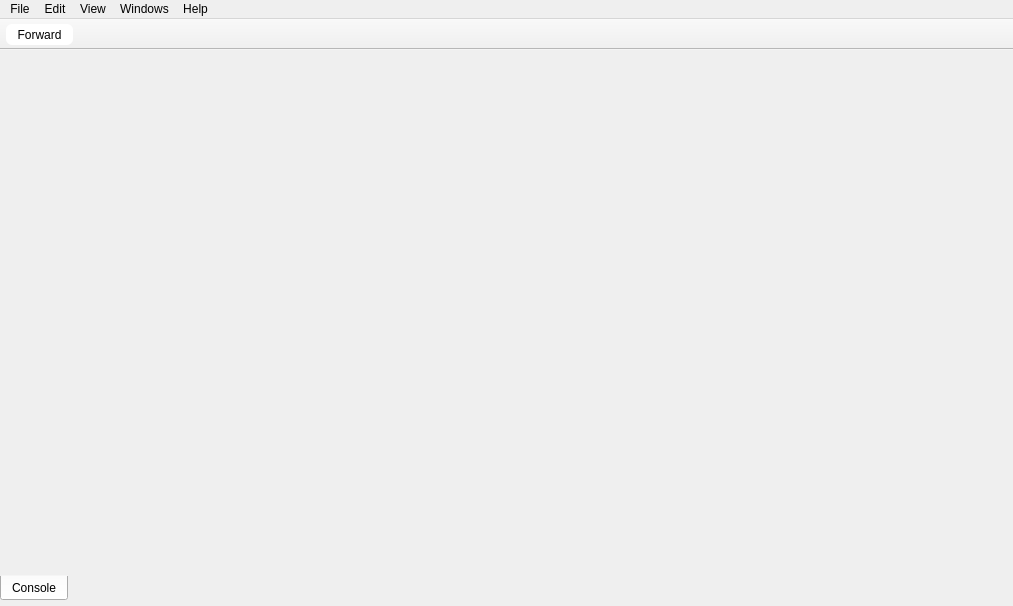
<?xml version="1.0" encoding="UTF-8"?>
<ui version="4.0">
 <class>MainWindow</class>
 <widget class="QMainWindow" name="MainWindow">
  <property name="geometry">
   <rect>
    <x>0</x>
    <y>0</y>
    <width>1013</width>
    <height>606</height>
   </rect>
  </property>
  <property name="sizePolicy">
   <sizepolicy hsizetype="Expanding" vsizetype="Expanding">
    <horstretch>0</horstretch>
    <verstretch>0</verstretch>
   </sizepolicy>
  </property>
  <property name="windowTitle">
   <string notr="true">Cutter</string>
  </property>
  <property name="styleSheet">
   <string notr="true">QHeaderView::section {
     padding: 3px;
     padding-left: 10px;
/*     border: 2px solid white;*/
}

QMainWindow &gt; QTabBar
{
    qproperty-drawBase: 0;
}

QMainWindow &gt; QTabBar::tab {
    border-bottom-color: #2180a9;
    border-top-left-radius: 0px;
    border-top-right-radius: 0px;
    min-width: 8ex;
    padding: 5px;
	margin-bottom: 3px;
	margin-top: 3px;
}

QMainWindow &gt; QTabBar::tab:selected {
    background: #2180a9;
    color: #FFFFFF;
}

QMainWindow &gt; QTabBar::tab:hover {
    background: #2180a9;      /* #3C879E; */
    color: #FFFFFF;
}

QDockWidget::title {
    text-align: center;
}

QToolTip {
	background-color: #444;
	border: 3px solid #444;
	color: rgb(232, 232, 232);
	font: 11pt &quot;Monaco&quot;;
}
/*
QDockWidget::title {
	background: rgb(64, 66, 68);
}

QDockWidget {
	color: rgb(232, 232, 232);
}
*/</string>
  </property>
  <property name="documentMode">
   <bool>false</bool>
  </property>
  <property name="dockNestingEnabled">
   <bool>true</bool>
  </property>
  <widget class="QWidget" name="centralWidget">
   <property name="sizePolicy">
    <sizepolicy hsizetype="Preferred" vsizetype="Maximum">
     <horstretch>0</horstretch>
     <verstretch>0</verstretch>
    </sizepolicy>
   </property>
   <layout class="QVBoxLayout" name="verticalLayout_10">
    <property name="leftMargin">
     <number>0</number>
    </property>
    <property name="topMargin">
     <number>0</number>
    </property>
    <property name="rightMargin">
     <number>0</number>
    </property>
    <property name="bottomMargin">
     <number>5</number>
    </property>
    <item>
     <widget class="QTabWidget" name="centralTabWidget">
      <property name="sizePolicy">
       <sizepolicy hsizetype="Expanding" vsizetype="Preferred">
        <horstretch>0</horstretch>
        <verstretch>0</verstretch>
       </sizepolicy>
      </property>
      <property name="styleSheet">
       <string notr="true">QTabWidget::pane { /* The tab widget frame */
border-top: 0px;
}</string>
      </property>
      <property name="tabPosition">
       <enum>QTabWidget::South</enum>
      </property>
      <property name="currentIndex">
       <number>0</number>
      </property>
      <property name="usesScrollButtons">
       <bool>false</bool>
      </property>
      <property name="documentMode">
       <bool>false</bool>
      </property>
      <property name="tabsClosable">
       <bool>false</bool>
      </property>
      <widget class="QWidget" name="tab">
       <property name="sizePolicy">
        <sizepolicy hsizetype="Preferred" vsizetype="Preferred">
         <horstretch>0</horstretch>
         <verstretch>0</verstretch>
        </sizepolicy>
       </property>
       <attribute name="title">
        <string notr="true">Console</string>
       </attribute>
       <layout class="QVBoxLayout" name="tabVerticalLayout">
        <property name="spacing">
         <number>0</number>
        </property>
        <property name="sizeConstraint">
         <enum>QLayout::SetNoConstraint</enum>
        </property>
        <property name="leftMargin">
         <number>0</number>
        </property>
        <property name="topMargin">
         <number>0</number>
        </property>
        <property name="rightMargin">
         <number>0</number>
        </property>
        <property name="bottomMargin">
         <number>0</number>
        </property>
       </layout>
      </widget>
     </widget>
    </item>
   </layout>
  </widget>
  <widget class="QMenuBar" name="menuBar">
   <property name="geometry">
    <rect>
     <x>0</x>
     <y>0</y>
     <width>1013</width>
     <height>20</height>
    </rect>
   </property>
   <property name="defaultUp">
    <bool>false</bool>
   </property>
   <property name="nativeMenuBar">
    <bool>true</bool>
   </property>
   <widget class="QMenu" name="menuFile">
    <property name="geometry">
     <rect>
      <x>346</x>
      <y>97</y>
      <width>148</width>
      <height>238</height>
     </rect>
    </property>
    <property name="title">
     <string>File</string>
    </property>
    <addaction name="actionNew"/>
    <addaction name="actionOpen"/>
    <addaction name="separator"/>
    <addaction name="actionAnalyze"/>
    <addaction name="actionImportPDB"/>
    <addaction name="separator"/>
    <addaction name="actionSave"/>
    <addaction name="actionSaveAs"/>
    <addaction name="separator"/>
    <addaction name="actionRun_Script"/>
    <addaction name="separator"/>
    <addaction name="actionQuit"/>
   </widget>
   <widget class="QMenu" name="menuView">
    <property name="title">
     <string>View</string>
    </property>
    <property name="tabsOnTop" stdset="0">
     <bool>false</bool>
    </property>
    <addaction name="actionRefresh_contents"/>
    <addaction name="separator"/>
    <addaction name="actionDefault"/>
    <addaction name="actionReset_settings"/>
    <addaction name="separator"/>
    <addaction name="actionLock"/>
    <addaction name="actionTabs_on_Top"/>
    <addaction name="separator"/>
    <addaction name="actionPreferences"/>
   </widget>
   <widget class="QMenu" name="menuHelp">
    <property name="title">
     <string>Help</string>
    </property>
    <addaction name="actionAbout"/>
   </widget>
   <widget class="QMenu" name="menuEdit">
    <property name="title">
     <string>Edit</string>
    </property>
    <addaction name="actionUndoSeek"/>
    <addaction name="actionRedoSeek"/>
   </widget>
   <widget class="QMenu" name="menuWindows">
    <property name="title">
     <string>Windows</string>
    </property>
    <addaction name="actionDashboard"/>
    <addaction name="separator"/>
    <addaction name="actionDisassembly"/>
    <addaction name="actionGraph"/>
    <addaction name="actionHexdump"/>
    <addaction name="actionPseudocode"/>
    <addaction name="actionSidebar"/>
    <addaction name="separator"/>
    <addaction name="actionEntrypoints"/>
    <addaction name="actionFunctions"/>
    <addaction name="actionClasses"/>
    <addaction name="actionImports"/>
    <addaction name="actionExports"/>
    <addaction name="actionSymbols"/>
    <addaction name="actionSDBBrowser"/>
    <addaction name="actionResources"/>
    <addaction name="separator"/>
    <addaction name="actionRelocs"/>
    <addaction name="actionStrings"/>
    <addaction name="actionFlags"/>
    <addaction name="actionSections"/>
    <addaction name="separator"/>
    <addaction name="actionComments"/>
    <addaction name="actionNotepad"/>
    <addaction name="actionConsole"/>
    <addaction name="actionJupyter"/>
   </widget>
   <addaction name="menuFile"/>
   <addaction name="menuEdit"/>
   <addaction name="menuView"/>
   <addaction name="menuWindows"/>
   <addaction name="menuHelp"/>
  </widget>
  <widget class="QToolBar" name="mainToolBar">
   <property name="sizePolicy">
    <sizepolicy hsizetype="Preferred" vsizetype="Fixed">
     <horstretch>0</horstretch>
     <verstretch>0</verstretch>
    </sizepolicy>
   </property>
   <property name="contextMenuPolicy">
    <enum>Qt::DefaultContextMenu</enum>
   </property>
   <property name="windowTitle">
    <string notr="true">Main toolbar</string>
   </property>
   <property name="styleSheet">
    <string notr="true">QToolButton { /* all types of tool button */
    margin-bottom: 1px;
    margin-top: 1px;
    margin-left: 2px;
    margin-right: 2px;
    padding: 2px;
    padding-left: 7px;
    padding-right: 7px;
	background-color: palette(light);
    border-radius: 6px;
}

QToolButton:pressed {
	background-color: palette(dark);
}</string>
   </property>
   <property name="movable">
    <bool>false</bool>
   </property>
   <property name="iconSize">
    <size>
     <width>18</width>
     <height>18</height>
    </size>
   </property>
   <property name="toolButtonStyle">
    <enum>Qt::ToolButtonIconOnly</enum>
   </property>
   <attribute name="toolBarArea">
    <enum>TopToolBarArea</enum>
   </attribute>
   <attribute name="toolBarBreak">
    <bool>false</bool>
   </attribute>
   <addaction name="actionForward"/>
  </widget>
  <action name="actionDefault">
   <property name="text">
    <string>Reset Layout</string>
   </property>
   <property name="toolTip">
    <string>Reset layout</string>
   </property>
  </action>
  <action name="actionAbout">
   <property name="text">
    <string>About</string>
   </property>
  </action>
  <action name="actionNew">
   <property name="text">
    <string>New</string>
   </property>
   <property name="shortcut">
    <string>Ctrl+N</string>
   </property>
  </action>
  <action name="actionClose">
   <property name="text">
    <string>Close</string>
   </property>
  </action>
  <action name="actionSave_workspace">
   <property name="text">
    <string>Save layout</string>
   </property>
   <property name="toolTip">
    <string>Save layout</string>
   </property>
  </action>
  <action name="actionDocumentation">
   <property name="text">
    <string>Documentation</string>
   </property>
  </action>
  <action name="actionOpen">
   <property name="text">
    <string>Open</string>
   </property>
   <property name="shortcut">
    <string>Ctrl+O</string>
   </property>
  </action>
  <action name="actionSave">
   <property name="text">
    <string>Save</string>
   </property>
   <property name="shortcut">
    <string>Ctrl+S</string>
   </property>
  </action>
  <action name="actionUndoSeek">
   <property name="text">
    <string>Undo Seek</string>
   </property>
  </action>
  <action name="actionRedoSeek">
   <property name="text">
    <string>Redo Seek</string>
   </property>
  </action>
  <action name="actionCut">
   <property name="text">
    <string>Cut</string>
   </property>
  </action>
  <action name="actionCopy">
   <property name="text">
    <string>Copy</string>
   </property>
  </action>
  <action name="actionPaste">
   <property name="text">
    <string>Paste</string>
   </property>
  </action>
  <action name="actionDelete">
   <property name="text">
    <string>Delete</string>
   </property>
  </action>
  <action name="actionSelect_all">
   <property name="text">
    <string>Select all</string>
   </property>
   <property name="toolTip">
    <string>Select all</string>
   </property>
  </action>
  <action name="actionFind">
   <property name="text">
    <string>Find</string>
   </property>
  </action>
  <action name="actionFind_next">
   <property name="text">
    <string>Find next</string>
   </property>
   <property name="toolTip">
    <string>Find next</string>
   </property>
  </action>
  <action name="actionFind_previous">
   <property name="text">
    <string>Find previous</string>
   </property>
   <property name="toolTip">
    <string>Find previous</string>
   </property>
  </action>
  <action name="actionBack">
   <property name="icon">
    <iconset resource="resources.qrc">
     <normaloff>:/img/icons/arrow_left.svg</normaloff>:/img/icons/arrow_left.svg</iconset>
   </property>
   <property name="text">
    <string>Back</string>
   </property>
   <property name="toolTip">
    <string>Go back</string>
   </property>
  </action>
  <action name="actionForward">
   <property name="icon">
    <iconset resource="resources.qrc">
     <normaloff>:/img/icons/arrow_right.svg</normaloff>:/img/icons/arrow_right.svg</iconset>
   </property>
   <property name="text">
    <string>Forward</string>
   </property>
  </action>
  <action name="actionLock">
   <property name="checkable">
    <bool>true</bool>
   </property>
   <property name="checked">
    <bool>true</bool>
   </property>
   <property name="text">
    <string>Unlock Panels</string>
   </property>
   <property name="toolTip">
    <string>Toggle panel locks</string>
   </property>
   <property name="iconVisibleInMenu">
    <bool>false</bool>
   </property>
  </action>
  <action name="actionLockUnlock">
   <property name="checkable">
    <bool>true</bool>
   </property>
   <property name="icon">
    <iconset resource="resources.qrc">
     <normaloff>:/unlock</normaloff>:/unlock</iconset>
   </property>
   <property name="text">
    <string>Lock/Unlock</string>
   </property>
   <property name="toolTip">
    <string>Lock/Unlock</string>
   </property>
  </action>
  <action name="actionStrings">
   <property name="checkable">
    <bool>true</bool>
   </property>
   <property name="text">
    <string>Strings</string>
   </property>
   <property name="toolTip">
    <string>Show/Hide Strings panel</string>
   </property>
  </action>
  <action name="actionSections">
   <property name="checkable">
    <bool>true</bool>
   </property>
   <property name="text">
    <string>Sections</string>
   </property>
   <property name="toolTip">
    <string>Show/Hide Sections panel</string>
   </property>
  </action>
  <action name="actionFunctions">
   <property name="checkable">
    <bool>true</bool>
   </property>
   <property name="text">
    <string>Functions</string>
   </property>
   <property name="toolTip">
    <string>Show/Hide Functions panel</string>
   </property>
  </action>
  <action name="actionImports">
   <property name="checkable">
    <bool>true</bool>
   </property>
   <property name="text">
    <string>Imports</string>
   </property>
   <property name="toolTip">
    <string>Show/Hide Imports panel</string>
   </property>
  </action>
  <action name="actionSymbols">
   <property name="checkable">
    <bool>true</bool>
   </property>
   <property name="text">
    <string>Symbols</string>
   </property>
   <property name="toolTip">
    <string>Show/Hide Symbols panel</string>
   </property>
  </action>
  <action name="actionRelocs">
   <property name="checkable">
    <bool>true</bool>
   </property>
   <property name="text">
    <string>Relocs</string>
   </property>
   <property name="toolTip">
    <string>Show/Hide Relocs panel</string>
   </property>
  </action>
  <action name="actionFlags">
   <property name="checkable">
    <bool>true</bool>
   </property>
   <property name="text">
    <string>Flags</string>
   </property>
   <property name="toolTip">
    <string>Show/Hide Flags panel</string>
   </property>
  </action>
  <action name="actionMem">
   <property name="checkable">
    <bool>false</bool>
   </property>
   <property name="text">
    <string>Memory</string>
   </property>
   <property name="toolTip">
    <string>Show/Hide Memory panel</string>
   </property>
  </action>
  <action name="actionTheme">
   <property name="checkable">
    <bool>false</bool>
   </property>
   <property name="icon">
    <iconset resource="resources.qrc">
     <normaloff>:/img/icons/themes.svg</normaloff>:/img/icons/themes.svg</iconset>
   </property>
   <property name="text">
    <string>Theme</string>
   </property>
   <property name="autoRepeat">
    <bool>false</bool>
   </property>
   <property name="menuRole">
    <enum>QAction::PreferencesRole</enum>
   </property>
  </action>
  <action name="actionTabs">
   <property name="icon">
    <iconset resource="resources.qrc">
     <normaloff>:/img/icons/tabs.svg</normaloff>:/img/icons/tabs.svg</iconset>
   </property>
   <property name="text">
    <string>Tabs up/down</string>
   </property>
   <property name="toolTip">
    <string>Tabs up/down</string>
   </property>
  </action>
  <action name="actionRefresh_Panels">
   <property name="icon">
    <iconset resource="resources.qrc">
     <normaloff>:/img/icons/spin.svg</normaloff>:/img/icons/spin.svg</iconset>
   </property>
   <property name="text">
    <string>Refresh</string>
   </property>
  </action>
  <action name="actionComments">
   <property name="checkable">
    <bool>true</bool>
   </property>
   <property name="text">
    <string>Comments</string>
   </property>
   <property name="toolTip">
    <string>Show/Hide comments</string>
   </property>
  </action>
  <action name="actionTabs_on_Top">
   <property name="checkable">
    <bool>true</bool>
   </property>
   <property name="text">
    <string>Show Tabs at the Top</string>
   </property>
   <property name="toolTip">
    <string>Toggle tab position</string>
   </property>
  </action>
  <action name="actionDark_Theme">
   <property name="text">
    <string>Dark Theme</string>
   </property>
  </action>
  <action name="actionLoad_workspace">
   <property name="text">
    <string>Load layout</string>
   </property>
   <property name="toolTip">
    <string>Load layout</string>
   </property>
  </action>
  <action name="actionWhite_Theme">
   <property name="text">
    <string>Default Theme</string>
   </property>
  </action>
  <action name="actionBindiff">
   <property name="text">
    <string>Bindiff</string>
   </property>
  </action>
  <action name="actionSearch">
   <property name="text">
    <string>Search</string>
   </property>
  </action>
  <action name="actionAnalysis">
   <property name="text">
    <string>Analysis</string>
   </property>
  </action>
  <action name="actionTest_menu">
   <property name="text">
    <string>Test menu</string>
   </property>
  </action>
  <action name="actionHexCopy_Hexpair">
   <property name="text">
    <string>Copy hexpair</string>
   </property>
   <property name="toolTip">
    <string>Copy hexpair</string>
   </property>
  </action>
  <action name="actionHexCopy_Text">
   <property name="text">
    <string>Copy text</string>
   </property>
   <property name="toolTip">
    <string>Copy text</string>
   </property>
  </action>
  <action name="actionHexCopy_ASCII">
   <property name="text">
    <string>Copy ASCII</string>
   </property>
  </action>
  <action name="actionHexInsert_String">
   <property name="text">
    <string>Insert string</string>
   </property>
   <property name="toolTip">
    <string>Insert string</string>
   </property>
  </action>
  <action name="actionHexInsert_Hex">
   <property name="text">
    <string>Insert hex</string>
   </property>
   <property name="toolTip">
    <string>Insert hex</string>
   </property>
  </action>
  <action name="actionHexEdit">
   <property name="text">
    <string>Edit</string>
   </property>
  </action>
  <action name="actionHexPaste">
   <property name="text">
    <string>Paste</string>
   </property>
  </action>
  <action name="actionDisas_ShowHideBytes">
   <property name="text">
    <string>Show/Hide bytes</string>
   </property>
  </action>
  <action name="actionDisasSwitch_case">
   <property name="text">
    <string>Switch case</string>
   </property>
  </action>
  <action name="actionDisasCopy_All">
   <property name="text">
    <string>Copy all</string>
   </property>
   <property name="toolTip">
    <string>Copy all</string>
   </property>
  </action>
  <action name="actionDisasCopy_Bytes">
   <property name="text">
    <string>Copy bytes</string>
   </property>
   <property name="toolTip">
    <string>Copy bytes</string>
   </property>
  </action>
  <action name="actionDisasCopy_Disasm">
   <property name="text">
    <string>Copy disasm</string>
   </property>
   <property name="toolTip">
    <string>Copy disasm</string>
   </property>
  </action>
  <action name="actionDisplayOptions">
   <property name="text">
    <string>Copy disasm</string>
   </property>
   <property name="toolTip">
    <string>Copy disasm</string>
   </property>
  </action>
  <action name="actionStart_Web_Server">
   <property name="checkable">
    <bool>true</bool>
   </property>
   <property name="icon">
    <iconset resource="resources.qrc">
     <normaloff>:/img/icons/cloud.svg</normaloff>:/img/icons/cloud.svg</iconset>
   </property>
   <property name="text">
    <string>Start web server</string>
   </property>
   <property name="toolTip">
    <string>Start web server</string>
   </property>
  </action>
  <action name="action1column">
   <property name="text">
    <string>1</string>
   </property>
  </action>
  <action name="action2columns">
   <property name="text">
    <string>2</string>
   </property>
  </action>
  <action name="action4columns">
   <property name="text">
    <string>4</string>
   </property>
  </action>
  <action name="action8columns">
   <property name="text">
    <string>8</string>
   </property>
  </action>
  <action name="action16columns">
   <property name="text">
    <string>16</string>
   </property>
  </action>
  <action name="action32columns">
   <property name="text">
    <string>32</string>
   </property>
  </action>
  <action name="action64columns">
   <property name="text">
    <string>64</string>
   </property>
  </action>
  <action name="actionSyntax_AT_T_Intel">
   <property name="text">
    <string>Syntax AT&amp;T/Intel</string>
   </property>
  </action>
  <action name="actionFunctionsRename">
   <property name="text">
    <string>Rename</string>
   </property>
  </action>
  <action name="actionFunctionsUndefine">
   <property name="text">
    <string>Undefine</string>
   </property>
  </action>
  <action name="actionDisasRename">
   <property name="text">
    <string>Rename</string>
   </property>
  </action>
  <action name="actionDisasmUndefine">
   <property name="text">
    <string>Undefine</string>
   </property>
  </action>
  <action name="actionDisasAdd_comment">
   <property name="text">
    <string>Add comment</string>
   </property>
  </action>
  <action name="actionhide_bottomPannel">
   <property name="checkable">
    <bool>true</bool>
   </property>
   <property name="icon">
    <iconset resource="resources.qrc">
     <normaloff>:/img/icons/down.svg</normaloff>:/img/icons/down.svg</iconset>
   </property>
   <property name="text">
    <string>Show/Hide bottom pannel</string>
   </property>
   <property name="toolTip">
    <string>Show/Hide bottom pannel</string>
   </property>
  </action>
  <action name="actionSend_to_Notepad">
   <property name="text">
    <string>Send to Notepad</string>
   </property>
  </action>
  <action name="actionNotepad">
   <property name="checkable">
    <bool>true</bool>
   </property>
   <property name="text">
    <string>Notepad</string>
   </property>
  </action>
  <action name="actionSDBBrowser">
   <property name="checkable">
    <bool>true</bool>
   </property>
   <property name="text">
    <string>SDB Browser</string>
   </property>
  </action>
  <action name="actionRun_Script">
   <property name="text">
    <string>Run Script</string>
   </property>
  </action>
  <action name="actionDashboard">
   <property name="checkable">
    <bool>true</bool>
   </property>
   <property name="text">
    <string>Dashboard</string>
   </property>
   <property name="toolTip">
    <string>Show/Hide Dashboard panel</string>
   </property>
  </action>
  <action name="actionReset_settings">
   <property name="text">
    <string>Reset Settings</string>
   </property>
   <property name="toolTip">
    <string>Reset settings</string>
   </property>
  </action>
  <action name="actionQuit">
   <property name="text">
    <string>Quit</string>
   </property>
   <property name="shortcut">
    <string>Ctrl+Q</string>
   </property>
  </action>
  <action name="actionExports">
   <property name="checkable">
    <bool>true</bool>
   </property>
   <property name="text">
    <string>Exports</string>
   </property>
   <property name="toolTip">
    <string>Show/Hide Exports panel</string>
   </property>
  </action>
  <action name="actionRefresh_contents">
   <property name="text">
    <string>Refresh Contents</string>
   </property>
   <property name="toolTip">
    <string>Refresh contents</string>
   </property>
  </action>
  <action name="actionDisplay_Esil">
   <property name="checkable">
    <bool>true</bool>
   </property>
   <property name="text">
    <string>Show ESIL rather than assembly</string>
   </property>
  </action>
  <action name="actionDisplay_Pseudocode">
   <property name="checkable">
    <bool>true</bool>
   </property>
   <property name="text">
    <string>Show pseudocode rather than assembly</string>
   </property>
  </action>
  <action name="actionEntrypoints">
   <property name="checkable">
    <bool>true</bool>
   </property>
   <property name="text">
    <string>Entry Points</string>
   </property>
  </action>
  <action name="actionDisplay_Offsets">
   <property name="checkable">
    <bool>true</bool>
   </property>
   <property name="checked">
    <bool>true</bool>
   </property>
   <property name="text">
    <string>Display offsets</string>
   </property>
  </action>
  <action name="actionPreferences">
   <property name="text">
    <string>Preferences</string>
   </property>
  </action>
  <action name="actionSaveAs">
   <property name="text">
    <string>Save As...</string>
   </property>
  </action>
  <action name="actionTmp">
   <property name="text">
    <string>Tmp</string>
   </property>
  </action>
  <action name="actionDisassembly">
   <property name="checkable">
    <bool>true</bool>
   </property>
   <property name="text">
    <string>Disassembly</string>
   </property>
  </action>
  <action name="actionGraph">
   <property name="checkable">
    <bool>true</bool>
   </property>
   <property name="text">
    <string>Graph</string>
   </property>
  </action>
  <action name="actionPseudocode">
   <property name="checkable">
    <bool>true</bool>
   </property>
   <property name="text">
    <string>Pseudocode</string>
   </property>
  </action>
  <action name="actionHexdump">
   <property name="checkable">
    <bool>true</bool>
   </property>
   <property name="text">
    <string>Hexdump</string>
   </property>
  </action>
  <action name="actionSidebar">
   <property name="checkable">
    <bool>true</bool>
   </property>
   <property name="text">
    <string>Sidebar</string>
   </property>
  </action>
  <action name="actionConsole">
   <property name="checkable">
    <bool>true</bool>
   </property>
   <property name="text">
    <string>Console</string>
   </property>
  </action>
  <action name="actionClasses">
   <property name="checkable">
    <bool>true</bool>
   </property>
   <property name="text">
    <string>Classes</string>
   </property>
  </action>
  <action name="actionImportPDB">
   <property name="text">
    <string>Import PDB</string>
   </property>
  </action>
  <action name="actionAnalyze">
   <property name="text">
    <string>Analyze</string>
   </property>
  </action>
  <action name="actionResources">
   <property name="checkable">
    <bool>true</bool>
   </property>
   <property name="text">
    <string>Resources</string>
   </property>
  </action>
  <action name="actionJupyter">
   <property name="checkable">
    <bool>true</bool>
   </property>
   <property name="text">
    <string>Jupyter</string>
   </property>
  </action>
 </widget>
 <layoutdefault spacing="6" margin="11"/>
 <resources>
  <include location="resources.qrc"/>
 </resources>
 <connections/>
</ui>
